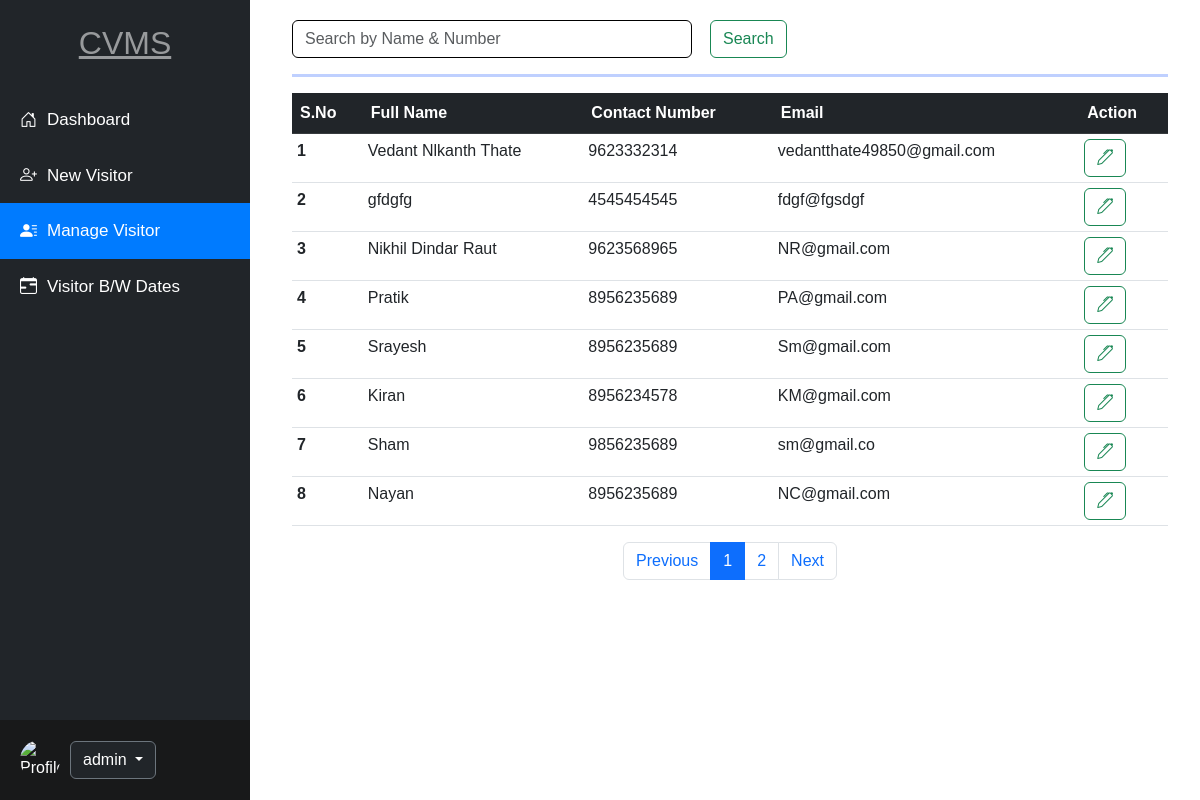
The app's page /managevisiter (signed in) with its own data.
### app/models.py (models this page shows, shortened)
class Add_new_visiter(models.Model):
    id = models.AutoField(primary_key=True)
    fullname = models.CharField(max_length=100)
    email = models.EmailField()
    phonenum = models.CharField(max_length=15)
    address = models.TextField()
    whomtomeet = models.CharField(max_length=100)
    department = models.CharField(max_length=100)
    reasontomeet = models.CharField(max_length=255)
    date = models.DateField(auto_now_add=True)
    remark = models.CharField(max_length=20,default='')

### app/views.py (the view, shortened to what this page needs)
# urls.py: path('managevisiter',views.Managevisiter,name='managevisiter'),
def Managevisiter(request):
    username = request.session.get('username')
    visitors = None
    if not visitors:
        try:
            visitors = Add_new_visiter.objects.all()
        except :
            messages.error(request,"Something went wrong...!")
    paginator = Paginator(visitors, 8)
    page_number = request.GET.get('page')
    try:
        page_obj  = paginator.get_page(page_number)
    except PageNotAnInteger:
        page_obj = paginator.page(1)
    param = {'visitors':page_obj,'username': username}
    return render(request,'managevisiter.html',param)

### app/templates/managevisiter.html (shortened to what this page needs)
<!DOCTYPE html>
<html lang="en">
<head>
    <link href="https://cdn.jsdelivr.net/npm/bootstrap@5.3.0-alpha1/dist/css/bootstrap.min.css" rel="stylesheet">
    <link href="https://cdnjs.cloudflare.com/ajax/libs/bootstrap-icons/1.5.0/font/bootstrap-icons.min.css" rel="stylesheet">
    <link rel="stylesheet" href="https://cdn.jsdelivr.net/npm/bootstrap-table@1.23.2/dist/bootstrap-table.min.css">
</head>
<body>
    <div class="container-fluid">
        <div class="sidebar">
            <div>
                <h2 class="mt-1">CVMS</h2>
                <a href="/dashboard"><i class="bi bi-house-door"></i>Dashboard</a>
                <a href="/newvisiter"><i class="bi bi-person-plus"></i>New Visitor</a>
                <a href="/managevisiter"><i class="bi bi-person-lines-fill"></i>Manage Visitor</a>
                <a href="/visitbydate"><i class="bi bi-calendar-range"></i>Visitor B/W Dates</a>
            </div>
            <div class="profile-section">
                <img src="https://encrypted-tbn0.gstatic.com/images?q=tbn:ANd9GcTpvAh_S9v0U8Sy7IK76J4PMEATaqYuc8j_lQ&s" alt="Profile Image">
                <div class="dropdown">
                    <button class="btn btn-secondary dropdown-toggle bg-dark" type="button" id="dropdownMenuButton"
                        data-bs-toggle="dropdown" aria-expanded="false">
                        {{ username }}
                    </button>
                </div>
            </div>
        </div>
        <div class="content">
            <div class="search-bar mb-1">
                <form class="d-flex" method="post">
                    <input class="form-control me-2" type="search" name="searchfield" placeholder="Search by Name & Number" autocomplete="off" aria-label="Search">
                    <button class="btn btn-outline-success" type="submit">Search</button>
                </form>
            </div>
            <hr class="my-3" style="border-top: 3px solid rgb(0, 68, 255);">
            <div class="table1">
                <table class="table">
                    <thead class="thead-dark">
                        <tr class="table-dark">
                            <th scope="col">S.No</th>
                            <th scope="col">Full Name</th>
                            <th scope="col">Contact Number</th>
                            <th scope="col">Email</th>
                            <th scope="col">Action</th>
                        </tr>
                    </thead>
                    <tbody>
                        {% for visitor in visitors %}
                        <tr>
                            <th>{{ forloop.counter }}</th>
                            <td>{{ visitor.fullname }}</td>
                            <td>{{ visitor.phonenum }}</td>
                            <td>{{ visitor.email }}</td>
                            <td><a class="btn btn-outline-success" href="/updatevisiter/{{ visitor.id }}"><i class="bi bi-pen"></i></a></td>
                        </tr>
                        {% endfor %}
                    </tbody>
                </table>
                <nav aria-label="Visitor navigation">
                    <ul class="pagination justify-content-center">
                        {% if visitors.has_previous %}
                            <li class="page-item">
                                <a class="page-link" href="?page={{ visitors.previous_page_number}}">Previous</a>
                            </li>
                        {%  else %}
                            <li class="page-item">
                                <a class="page-link" tabindex="-1">Previous</a>
                            </li>
                        {% endif %}
                        {% for i in visitors.paginator.page_range %}
                            {% if i == visitors.number %}
                                <li class="page-item">
                                    <a class="page-link active" href="?page={{i}}">{{i}}</a>
                                </li>
                            {% else %}
                                <li class="page-item">
                                    <a class="page-link" href="?page={{i}}">{{i}}</a>
                                </li>
                            {% endif %}
                        {% endfor %}
                        {% if visitors.has_next %}
                            <li class="page-item">
                                <a class="page-link" href="?page={{ visitors.next_page_number }}">Next</a>
                            </li>
                        {%else%}
                            <li class="page-item">
                                <a class="page-link" tabindex="-1">Next</a>
                            </li>
                        {% endif %}
                    </ul>
                </nav>
            </div>
        </div>
    </div>
</body>
</html>

### app/templates/managevisiter.html (style rules this page uses)
body { font-family: Arial, sans-serif; margin: 0; }
.sidebar { height: 100vh; width: 250px; position: fixed; top: 0; left: 0; background-color: #212529; color: white; padding-top: 20px; display: flex; flex-direction: column; justify-content: space-between; }
.sidebar a { color: white; padding: 15px 20px; text-decoration: none; font-size: 17px; display: flex; align-items: center; }
.sidebar a.active { background-color: #007bff; color: white; }
.sidebar a i { margin-right: 10px; }
.sidebar .profile-section { padding: 20px; display: flex; align-items: center; background-color: #18191a; }
.sidebar .profile-section img { border-radius: 50%; width: 40px; height: 40px; margin-right: 10px; }
.sidebar h2 { text-align: center; text-decoration: underline; margin-bottom: 30px; color: rgba(255, 255, 255, 0.538); }
.content { margin-left: 260px; padding: 20px; }
.search-bar input { width: 400px; border: 1px solid black; }
.search-bar button { margin-left: 10px; }
.table1 table tbody tr { padding: 0 !important; margin: 0 !important; }
.table1 table tbody tr td, .table1 table tbody tr th { padding: 5px !important; }
.table1 table tbody tr:nth-child(odd) { background-color: #ffffff; }
.table1 table tbody tr:nth-child(even) { background-color: #a3e4d7a8; }

### records on screen
Add_new_visiter: fullname "Vedant Nlkanth Thate", phonenum "9623332314", email "vedantthate49850@gmail.com"
Add_new_visiter: fullname "gfdgfg", phonenum "4545454545", email "fdgf@fgsdgf"
Add_new_visiter: fullname "Nikhil Dindar Raut", phonenum "9623568965", email "NR@gmail.com"
Add_new_visiter: fullname "Pratik", phonenum "8956235689", email "PA@gmail.com"
Add_new_visiter: fullname "Srayesh", phonenum "8956235689", email "Sm@gmail.com"
Add_new_visiter: fullname "Kiran", phonenum "8956234578", email "KM@gmail.com"
Add_new_visiter: fullname "Sham", phonenum "9856235689", email "sm@gmail.co"
Add_new_visiter: fullname "Nayan", phonenum "8956235689", email "NC@gmail.com"

### other values on screen
{{ username }} "admin"
{{ i }} "1"
{{ i }} "2"
